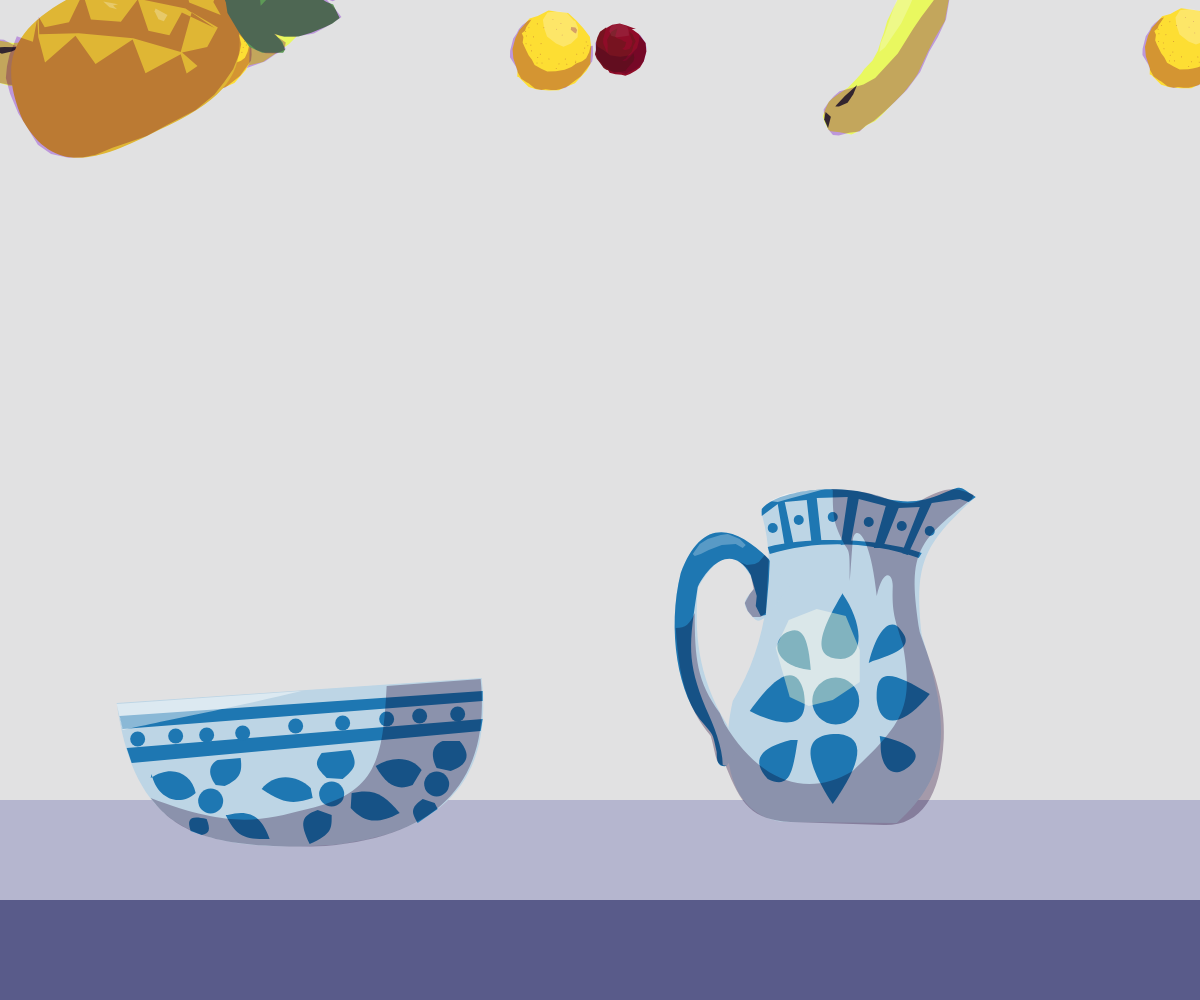
Frame 1 (no input)
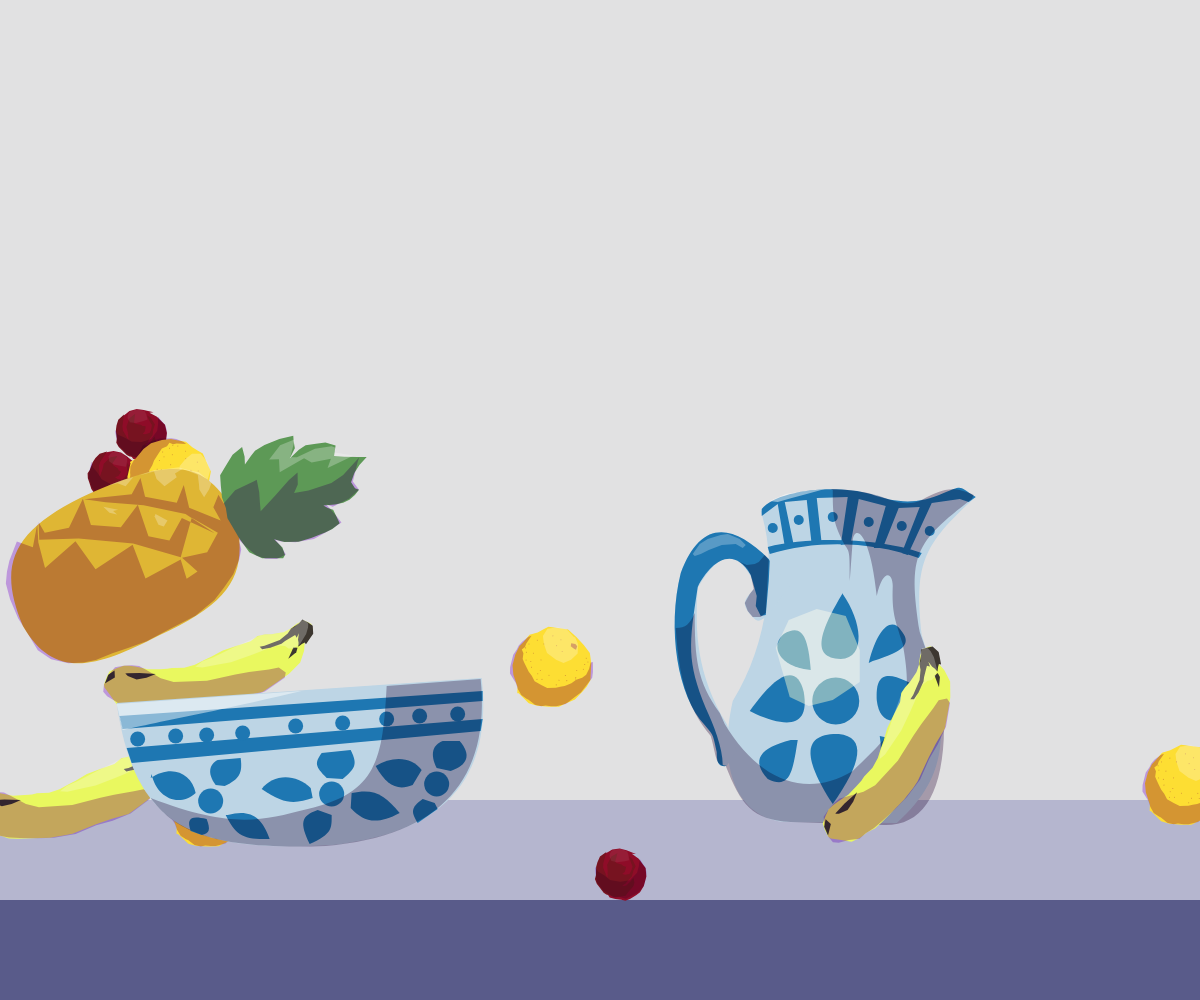
Frame 60 (no input)
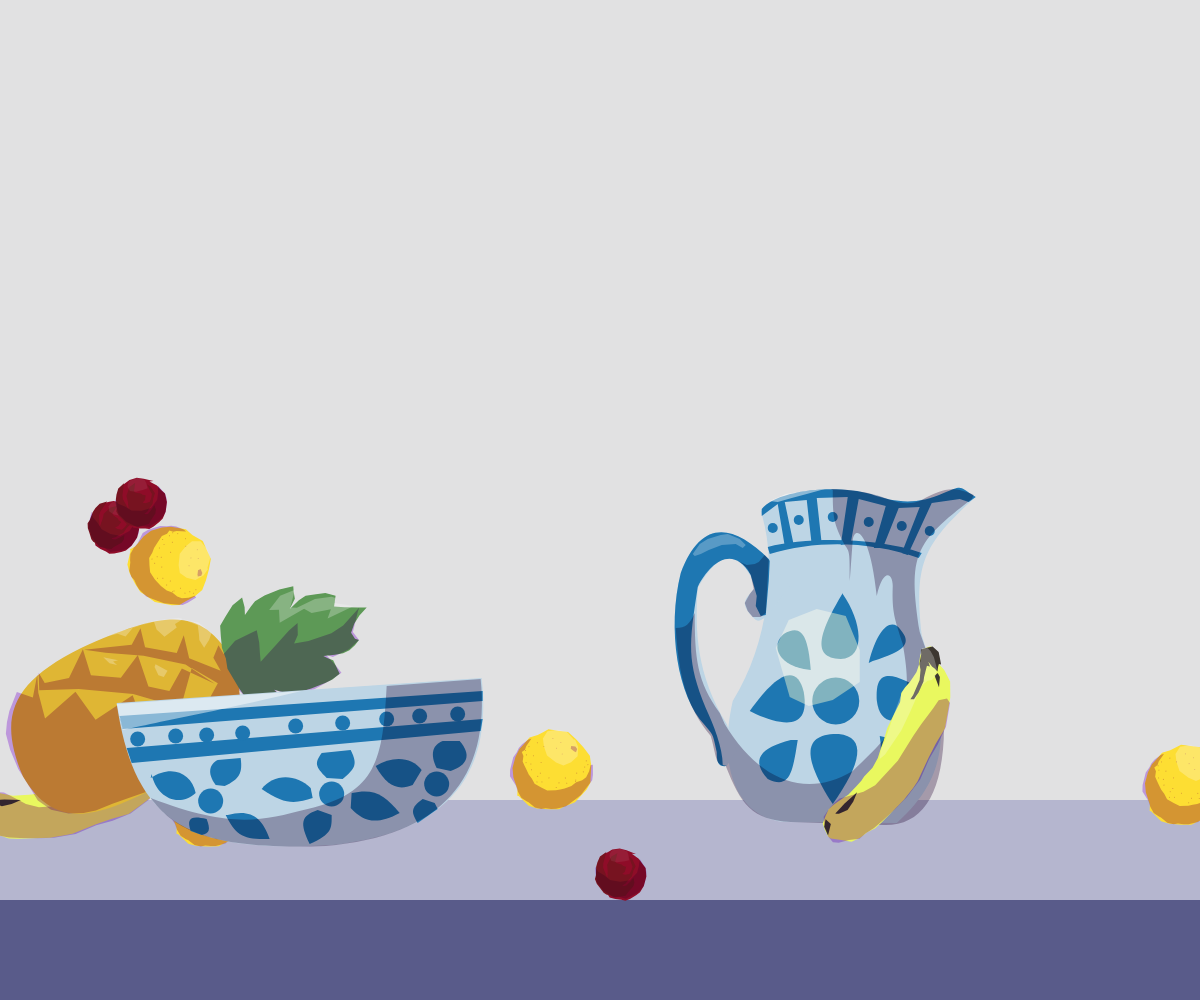
Frame 120 (the mouse pressed at the canvas centre since frame 60)

The p5.js sketch that drew these frames (run headless with seeded random() and noise() and a simulated clock; from frame 60 on, the mouse is pressed at the canvas centre):

// p5.js sketch
// ── sketch.js
let tipoF = ["abacaxi", "banana", "banana","banana", "ameixa","ameixa", "laranja", "laranja", "laranja"];
let frutas = [];
let hold, mouseXvel, mouseYvel;
let n = 0;
let bcont = 1;
let tx, jx;

function setup() {
  createCanvas(windowWidth,windowHeight);
  noStroke();
  jx = random(-150, width - 250);
  tx = random(-400, width - 650);

  for (let i = 0; i <12; i++) {
    let x = random(width);
    let y = 50;
    frutas[i] = new Fruta(tipoF[int(random(tipoF.length))], x, y);
  }
}

function draw() {
  
  
  
  fundo();
  translate(jx, height - height / 5 - 340);
  jarro();
  resetMatrix();
  for (let t of frutas) {
    if (hold) {
      mouseVel();
      t.mouseCheck();
    }

    if (!(hold && t.mouseHit())) {
      t.move();
    }
    t.display();
  }

  translate(tx, height - height / 5 - 480);
  tigela();
  resetMatrix();

  //clean();
}

function mousePressed() {
  hold = true;

  if (key == "v") {
    console.log(
      "vertex(" + (mouseX - width / 2) + "," + (mouseY - height / 2) + ");"
    );
  } else if (key == "b" && bcont < 3) {
    console.log(mouseX - width / 2 + "," + (mouseY - height / 2) + ",");
    bcont++;
  } else if (key == "b") {
    console.log(mouseX - width / 2 + "," + (mouseY - height / 2) + ");");
    bcont = 1;
  }
}

function mouseReleased() {
  hold = false;
}

function keyPressed() {
  if (key == "b") {
    console.log("bezierVertex(");
  }
}

function fundo() {
  rectMode(CORNER);
  background("#E1E1E2");
  fill("#B5B6CF");
  rect(0, height - height / 5, width, height - height / 7);
  fill("#595B8A");
  rect(0, height - height / 10, width, height - height / 10);
}

function mouseVel() {
  mouseXvel = mouseX - pmouseX;
  mouseYvel = mouseY - pmouseY;
}

class Fruta {
  constructor(tipo, px = random(width), py = 50) {
    noStroke();
    rectMode(CENTER);
    this.maxVel = 5.0;
    this.x = px;
    this.y = py;
    this.xVel = 0;
    this.yVel = random(this.maxVel);
    this.forca = 1.2;
    this.atrito = 0.5;
    this.g = 0.5;
    this.r = random(2);

    this.base = random(height - height / 5, height - height / 10);
    this.tipo = tipo;

    if (tipo == "banana") {
      this.l = 50;
      this.a = 150;
      this.cor = "#FFEB3B";
      this.isCirc = false;
    } else if (tipo == "ameixa") {
      this.l = 50;
      this.cor = "#5A114C";
      this.isCirc = true;
    } else if (tipo == "laranja") {
      this.l = 75;
      this.cor = "#FFC107";
      this.isCirc = true;
    } else if (tipo == "abacaxi") {
      this.l = 150;
      this.a = 250;
      this.cor = "#FF9800";
      this.isCirc = false;
    }
  }

  display() {
    rectMode(CENTER);
    translate(this.x, this.y);
    rotate(this.r);
    if (this.tipo == "banana") {
      banana();
      this.isCirc = false;
    } else if (this.tipo == "ameixa") {
      ameixa();
      this.isCirc = true;
    } else if (this.tipo == "laranja") {
      laranja();
      this.isCirc = true;
    } else if (this.tipo == "abacaxi") {
      abacaxi();
      this.isCirc = false;
    }
    resetMatrix();
  }

  move() {
    if (this.isCirc) {
      if (
        (this.x >= width - this.l / 2 && this.xVel > 0) ||
        (this.x <= this.l / 2 && this.xVel < 0)
      ) {
        this.xVel *= -1 * this.atrito;
        this.x += this.xVel;
      } else if (
        (this.y >= this.base - this.l / 2 && this.yVel > 0) ||
        (this.y <= this.l / 2 && this.yVel < 0)
      ) {
        this.yVel *= -1 * this.atrito;
        this.y += this.yVel;
      }

      if (this.frutasCheck() && this.y > 120) {
        this.yVel *= -1 * this.atrito;
        this.y += this.yVel;
        this.xVel *= -1 * this.atrito;
        this.x += this.xVel;
      }

      if (this.y <= this.base - this.l / 2 + 2 && !this.frutasCheck()) {
        this.yVel += this.g;
        this.y += this.yVel;
        this.x += this.xVel;
      }
    } else {
      if (
        (this.x >= width - this.l / 2 && this.xVel > 0) ||
        (this.x <= this.l / 2 && this.xVel < 0)
      ) {
        this.xVel *= -1 * this.atrito;
        this.x += this.xVel;
      } else if (
        (this.y >= this.base - this.a / 2 && this.yVel > 0) ||
        (this.y <= this.a / 2 && this.yVel < 0)
      ) {
        this.yVel *= -1 * this.atrito;
        this.y += this.yVel;
      }

      if (this.y <= this.base - this.a / 2 + 2) {
        this.yVel += this.g;
        this.y += this.yVel;
        this.x += this.xVel;
      }
    }
  }

  mouseHit() {
    //if(this.isCirc){
    return dist(this.x, this.y, mouseX, mouseY) <= this.l / 2;
    //     }else {
    //       return(mouseX < this.x + this.l/2 & mouseX> this.x - this.l/2 && mouseY < this.y + this.a/2 & mouseY> this.y - this.a/2);
    //     }
  }

  mouseCheck() {
    if (this.mouseHit()) {
      if (this.y <= this.base) {
        this.y = mouseY;
      }

      this.r += map(noise(7 + n / 100), 0, 1, -0.1, 0.1);
      n++;
      this.x = mouseX;
      this.xVel = this.forca * mouseXvel;
      this.yVel = this.forca * mouseYvel;
    }
  }

  frutasCheck() {
    let over = false;
    for (let b of frutas) {
      if (
        (this.x & this.y) !== (b.x & b.y) &&
        dist(this.x, this.y, b.x, b.y) <= this.l / 2 + b.l / 2
      ) {
        if (this.y > 100 && this.y < b.y) {
          over = true;
          return true;
        } else {
          over = false;
        }
      }
    }
    if (!over) {
      return false;
    }
  }
}

// ── desenhos.js
function tigela() {
    noStroke();
    fill("#BDD5E5");
    beginShape(TESS);
    vertex(320, 383);
    vertex(685, 358);
    bezierVertex(698, 474, 630, 514, 536, 525);
    bezierVertex(396, 533, 338, 508, 320, 383);
    endShape(CLOSE);
  
    fill("#1E77B2");
    beginShape(TESS);
    vertex(320, 383);
    vertex(323, 396);
    vertex(686, 371);
    vertex(686, 381);
    vertex(326, 409);
    endShape(CLOSE);
  
    fill("#1E77B2");
    beginShape(TESS);
    vertex(330, 428);
    vertex(686, 399);
    vertex(684, 411);
    vertex(335, 443);
    endShape(CLOSE);
  
    circle(341, 419, 15);
    circle(379, 416, 15);
    circle(410, 415, 15);
    circle(446, 413, 15);
    circle(499, 406, 15);
    circle(546, 403, 15);
    circle(590, 399, 15);
    circle(623, 396, 15);
    circle(661, 394, 15);
  
    circle(414, 481, 25);
    circle(535, 474, 25);
    circle(640, 464, 25);
  
    beginShape(TESS);
    vertex(354, 458);
    bezierVertex(375, 444, 395, 453, 399, 473);
    bezierVertex(381, 489, 359, 476, 355, 454);
    endShape(CLOSE);
  
    beginShape(TESS);
    vertex(394, 511);
    bezierVertex(390, 499, 393, 495, 410, 499);
    bezierVertex(414, 510, 413, 513, 405, 515);
    endShape(CLOSE);
  
    beginShape(TESS);
    vertex(431, 495);
    bezierVertex(453, 489, 465, 496, 473, 519);
    bezierVertex(446, 520, 439, 515, 429, 495);
    endShape(CLOSE);
  
    beginShape(TESS);
    vertex(419, 465);
    bezierVertex(410, 453, 413, 444, 421, 440);
    vertex(444, 438);
    bezierVertex(446, 453, 443, 459, 428, 466);
    endShape(CLOSE);
  
    beginShape(TESS);
    vertex(514, 468);
    bezierVertex(499, 453, 476, 454, 465, 469);
    bezierVertex(489, 486, 500, 483, 516, 478);
    endShape(CLOSE);
  
    beginShape(TESS);
    vertex(521, 490);
    bezierVertex(504, 496, 503, 503, 513, 524);
    bezierVertex(536, 514, 535, 508, 535, 495);
    endShape(CLOSE);
  
    beginShape(TESS);
    vertex(555, 473);
    bezierVertex(578, 468, 588, 475, 603, 493);
    bezierVertex(579, 506, 566, 501, 554, 488);
    endShape(CLOSE);
  
    beginShape(TESS);
    vertex(530, 458);
    bezierVertex(518, 446, 518, 443, 525, 433);
    vertex(554, 430);
    bezierVertex(561, 444, 559, 448, 546, 459);
    endShape(CLOSE);
  
    beginShape(TESS);
    vertex(625, 450);
    bezierVertex(615, 436, 595, 436, 579, 446);
    bezierVertex(590, 466, 601, 471, 616, 465);
    endShape(CLOSE);
  
    beginShape(TESS);
    vertex(626, 479);
    bezierVertex(613, 488, 615, 493, 621, 503);
    vertex(641, 489);
    vertex(638, 483);
    endShape(CLOSE);
  
    beginShape(TESS);
    vertex(640, 448);
    bezierVertex(633, 434, 636, 425, 646, 421);
    vertex(663, 421);
    bezierVertex(675, 435, 671, 445, 654, 451);
    endShape(CLOSE);
  
    blendMode(MULTIPLY);
    fill("#40204E5B");
    beginShape(TESS);
    vertex(684, 359);
    bezierVertex(694, 459, 645, 516, 529, 526);
    bezierVertex(414, 530, 378, 510, 354, 478);
    bezierVertex(435, 509, 464, 501, 511, 489);
    bezierVertex(581, 473, 586, 439, 590, 366);
    endShape(CLOSE);
    blendMode(BLEND);
  
    blendMode(HARD_LIGHT);
    fill("#FFFFFF7A");
    beginShape(TESS);
    vertex(505, 371);
    bezierVertex(421, 391, 390, 396, 326, 410);
    vertex(320, 384);
    endShape(CLOSE);
    blendMode(BLEND);
  }
  
  function jarro() {
    noStroke();
    fill("#BDD5E5");
    beginShape(TESS);
    endShape(CLOSE);
  
    blendMode(MULTIPLY);
    fill("#1E77B2");
    beginShape(TESS);
    endShape(CLOSE);
    blendMode(BLEND);
  
    fill("#BDD5E5");
    beginShape(TESS);
    vertex(125, 51);
    bezierVertex(174, 28, 187, 27, 241, 35);
    bezierVertex(264, 44, 271, 44, 305, 35);
    bezierVertex(300, 37, 322, 25, 340, 37);
    bezierVertex(285, 86, 279, 106, 286, 175);
    bezierVertex(315, 267, 315, 315, 261, 363);
    vertex(151, 362);
    bezierVertex(107, 360, 80, 316, 97, 241);
    bezierVertex(134, 182, 140, 104, 127, 58);
    endShape(CLOSE);
  
    fill("#BDD5E5");
    beginShape(TESS);
    vertex(133, 99);
    bezierVertex(97, 63, 65, 59, 45, 113);
    bezierVertex(31, 169, 42, 237, 69, 265);
    bezierVertex(77, 275, 77, 272, 81, 292);
    bezierVertex(81, 302, 82, 307, 91, 306);
    vertex(101, 291);
    vertex(91, 264);
    bezierVertex(61, 215, 59, 172, 62, 128);
    bezierVertex(84, 89, 104, 89, 120, 127);
    bezierVertex(108, 140, 106, 143, 114, 154);
    bezierVertex(122, 162, 121, 163, 132, 156);
    vertex(154, 126);
    endShape(CLOSE);
  
    fill("#1E77B2");
    beginShape(TESS);
    vertex(134, 94);
    bezierVertex(181, 80, 234, 81, 283, 98);
    vertex(286, 93);
    bezierVertex(240, 77, 171, 77, 132, 87);
    endShape(CLOSE);
  
    fill("#1E77B2");
    beginShape(TESS);
    vertex(126, 56);
    vertex(142, 44);
    vertex(149, 86);
    vertex(158, 85);
    vertex(149, 42);
    vertex(171, 40);
    vertex(176, 85);
    vertex(186, 84);
    vertex(181, 38);
    vertex(212, 37);
    vertex(205, 85);
    vertex(215, 83);
    vertex(223, 39);
    vertex(250, 46);
    vertex(238, 88);
    vertex(247, 88);
    vertex(263, 48);
    vertex(284, 47);
    vertex(266, 93);
    vertex(272, 95);
    vertex(296, 43);
    vertex(324, 39);
    vertex(333, 42);
    vertex(340, 37);
    bezierVertex(322, 26, 328, 25, 308, 33);
    bezierVertex(282, 45, 260, 43, 235, 34);
    bezierVertex(200, 24, 141, 30, 126, 49);
    endShape(CLOSE);
  
    fill("#1E77B2");
    ellipse(294, 71, 10);
    ellipse(266, 66, 10);
    ellipse(233, 62, 10);
    ellipse(197, 57, 10);
    ellipse(163, 60, 10);
    ellipse(137, 68, 10);
    ellipse(200, 241, 47);
  
    fill("#1E77B2");
    beginShape(TESS);
    vertex(133, 99);
    bezierVertex(97, 63, 65, 59, 45, 113);
    bezierVertex(31, 169, 42, 237, 69, 265);
    bezierVertex(77, 275, 77, 272, 81, 292);
    bezierVertex(81, 302, 82, 307, 91, 306);
    vertex(87, 305);
    bezierVertex(87, 288, 78, 265, 70, 248);
    bezierVertex(51, 201, 53, 185, 62, 127);
    bezierVertex(74, 103, 97, 84, 115, 115);
    vertex(121, 136);
    vertex(120, 146);
    vertex(125, 156);
    vertex(130, 155);
    vertex(133, 121);
    vertex(134, 101);
  
    endShape(CLOSE);
  
    fill("#1E77B2");
    beginShape(TESS);
    vertex(207, 134);
    bezierVertex(226, 161, 231, 198, 205, 199);
    bezierVertex(174, 198, 185, 170, 207, 133);
    endShape(CLOSE);
  
    fill("#1E77B2");
    beginShape(TESS);
    vertex(233, 203);
    bezierVertex(242, 167, 256, 157, 265, 170);
    bezierVertex(276, 183, 270, 191, 237, 201);
    endShape(CLOSE);
  
    fill("#1E77B2");
    beginShape(TESS);
    vertex(294, 234);
    bezierVertex(259, 213, 239, 205, 241, 240);
    bezierVertex(244, 267, 264, 268, 290, 239);
    endShape(CLOSE);
  
    fill("#1E77B2");
    beginShape(TESS);
    vertex(244, 276);
    bezierVertex(275, 283, 289, 293, 274, 306);
    bezierVertex(254, 323, 244, 302, 245, 284);
    endShape(CLOSE);
  
    fill("#1E77B2");
    beginShape(TESS);
    vertex(197, 344);
    bezierVertex(226, 303, 231, 277, 203, 274);
    bezierVertex(163, 273, 171, 302, 193, 338);
    endShape(CLOSE);
  
    fill("#1E77B2");
    beginShape(TESS);
    vertex(162, 280);
    bezierVertex(157, 311, 155, 330, 132, 319);
    bezierVertex(115, 300, 124, 288, 155, 280);
    endShape(CLOSE);
  
    fill("#1E77B2");
    beginShape(TESS);
    vertex(114, 251);
    bezierVertex(141, 213, 161, 203, 168, 232);
    bezierVertex(174, 267, 152, 268, 120, 254);
    endShape(CLOSE);
  
    fill("#1E77B2");
    beginShape(TESS);
    vertex(175, 210);
    bezierVertex(172, 171, 164, 165, 148, 174);
    bezierVertex(136, 184, 140, 203, 168, 209);
    endShape(CLOSE);
  
    blendMode(MULTIPLY);
    fill("#40204E5B");
    beginShape(TESS);
    vertex(197, 30);
    bezierVertex(197, 58, 198, 64, 209, 85);
    bezierVertex(214, 92, 214, 92, 214, 121);
    vertex(217, 80);
    bezierVertex(219, 65, 234, 70, 241, 136);
    bezierVertex(247, 108, 257, 112, 257, 126);
    bezierVertex(256, 152, 259, 159, 267, 184);
    bezierVertex(278, 246, 269, 262, 217, 311);
    bezierVertex(169, 340, 122, 319, 89, 264);
    vertex(84, 253);
    bezierVertex(61, 221, 59, 198, 59, 153);
    bezierVertex(54, 164, 50, 168, 40, 168);
    bezierVertex(43, 217, 51, 247, 75, 276);
    bezierVertex(81, 297, 79, 305, 90, 306);
    bezierVertex(105, 344, 116, 360, 155, 362);
    vertex(248, 365);
    bezierVertex(284, 366, 305, 339, 308, 279);
    bezierVertex(310, 241, 297, 209, 284, 172);
    bezierVertex(272, 94, 279, 83, 336, 39);
    vertex(338, 35);
    bezierVertex(317, 25, 306, 29, 286, 40);
    bezierVertex(275, 45, 266, 44, 252, 39);
    bezierVertex(230, 31, 217, 30, 195, 29);
    endShape(CLOSE);
    blendMode(BLEND);
  
    blendMode(MULTIPLY);
    fill("#40204E5B");
    beginShape(TESS);
    vertex(133, 100);
    vertex(130, 153);
    vertex(125, 157);
    vertex(117, 157);
    vertex(112, 151);
    vertex(109, 143);
    vertex(114, 134);
    vertex(118, 129);
    vertex(115, 115);
    vertex(112, 109);
    vertex(107, 104);
    vertex(102, 101);
    vertex(111, 105);
    vertex(119, 104);
    vertex(123, 102);
    vertex(129, 95);
    endShape(CLOSE);
    blendMode(BLEND);
  
    blendMode(HARD_LIGHT);
    fill("#FFFFFF7A");
    beginShape(TESS);
    vertex(134, 41);
    vertex(150, 34);
    vertex(169, 31);
    vertex(189, 29);
    vertex(171, 34);
    vertex(156, 38);
    vertex(142, 42);
    endShape(CLOSE);
    blendMode(BLEND);
  
    blendMode(HARD_LIGHT);
    fill("#FEFFB170");
    beginShape(TESS);
    vertex(153, 160);
    vertex(181, 149);
    vertex(210, 156);
    vertex(224, 190);
    vertex(224, 222);
    vertex(197, 240);
    vertex(173, 246);
    vertex(154, 237);
    vertex(140, 188);
    endShape(CLOSE);
    blendMode(BLEND);
  
    blendMode(HARD_LIGHT);
    fill("#FFFFFF42");
    beginShape(TESS);
    vertex(92, 74);
    vertex(104, 79);
    vertex(110, 85);
    vertex(107, 88);
    vertex(100, 84);
    vertex(86, 85);
    vertex(73, 90);
    vertex(65, 94);
    vertex(59, 96);
    vertex(57, 94);
    vertex(64, 84);
    vertex(72, 79);
    vertex(85, 75);
    endShape(CLOSE);
    blendMode(BLEND);
  }
  
  function abacaxi() {
    noStroke();
    fill("#DFB634");
    beginShape(TESS);
    vertex(0, -103);
    bezierVertex(58, -89, 77, -65, 76, 18);
    bezierVertex(78, 88, 72, 132, 9, 137);
    bezierVertex(-56, 134, -81, 107, -82, 29);
    bezierVertex(-80, -71, -64, -97, -4, -103);
    endShape(CLOSE);
  
    noStroke();
    fill("#5D9956");
    beginShape(TESS);
    vertex(0, -94);
    vertex(23, -96);
    vertex(40, -99);
    vertex(45, -103);
    vertex(51, -108);
    vertex(60, -127);
    vertex(58, -130);
    vertex(50, -131);
    vertex(39, -127);
    vertex(46, -135);
    vertex(52, -148);
    vertex(54, -161);
    vertex(55, -176);
    vertex(55, -184);
    vertex(53, -193);
    vertex(45, -193);
    vertex(38, -193);
    vertex(34, -189);
    vertex(30, -186);
    vertex(34, -197);
    vertex(36, -205);
    vertex(36, -212);
    vertex(34, -219);
    vertex(31, -225);
    vertex(28, -222);
    vertex(21, -221);
    vertex(14, -228);
    vertex(9, -236);
    vertex(5, -246);
    vertex(1, -238);
    vertex(-5, -226);
    vertex(-10, -217);
    vertex(-19, -223);
    vertex(-26, -215);
    vertex(-29, -206);
    vertex(-32, -196);
    vertex(-31, -188);
    vertex(-27, -176);
    vertex(-34, -185);
    vertex(-41, -187);
    vertex(-46, -189);
    vertex(-49, -175);
    vertex(-50, -159);
    vertex(-49, -148);
    vertex(-46, -142);
    vertex(-41, -133);
    vertex(-48, -136);
    vertex(-58, -138);
    vertex(-55, -126);
    vertex(-48, -115);
    vertex(-42, -106);
    vertex(-32, -102);
    vertex(-21, -98);
    vertex(-10, -97);
    endShape(CLOSE);
  
    blendMode(MULTIPLY);
    fill("#9F3AEC6D");
    beginShape(TESS);
    vertex(4, -237);
    vertex(21, -223);
    vertex(31, -225);
    vertex(35, -212);
    vertex(35, -203);
    vertex(35, -194);
    vertex(30, -189);
    vertex(44, -193);
    vertex(53, -195);
    vertex(55, -182);
    vertex(56, -163);
    vertex(51, -145);
    vertex(44, -132);
    vertex(40, -128);
    vertex(48, -130);
    vertex(58, -131);
    vertex(58, -121);
    vertex(53, -111);
    vertex(46, -104);
    vertex(33, -98);
    vertex(24, -95);
    vertex(34, -93);
    vertex(42, -87);
    vertex(53, -75);
    vertex(61, -61);
    vertex(68, -47);
    vertex(74, -23);
    vertex(75, 8);
    vertex(76, 32);
    vertex(74, 51);
    vertex(72, 68);
    vertex(71, 86);
    vertex(68, 98);
    vertex(62, 112);
    vertex(51, 126);
    vertex(37, 134);
    vertex(18, 136);
    vertex(0, 138);
    vertex(-21, 137);
    vertex(-37, 134);
    vertex(-47, 128);
    vertex(-56, 121);
    vertex(-70, 106);
    vertex(-58, 94);
    vertex(-77, 80);
    vertex(-60, 87);
    vertex(-34, 92);
    vertex(-45, 53);
    vertex(-11, 47);
    vertex(-17, 3);
    vertex(19, 6);
    vertex(17, -34);
    vertex(37, -31);
    vertex(35, -44);
    vertex(16, -36);
    vertex(22, -61);
    vertex(9, -79);
    vertex(-16, -62);
    vertex(15, -35);
    vertex(-18, 2);
    vertex(-46, 49);
    vertex(-62, 85);
    vertex(-78, 78);
    vertex(-66, 77);
    vertex(-60, 53);
    vertex(-80, 28);
    vertex(-53, 32);
    vertex(-38, 6);
    vertex(-51, -19);
    vertex(-18, -15);
    vertex(-5, -32);
    vertex(-20, -53);
    vertex(8, -76);
    vertex(-22, -58);
    vertex(-48, -24);
    vertex(-67, 9);
    vertex(-79, 27);
    vertex(-63, -18);
    vertex(-74, -33);
    vertex(-55, -29);
    vertex(-36, -55);
    vertex(-49, -69);
    vertex(-26, -64);
    vertex(-1, -87);
    vertex(-16, -86);
    vertex(-25, -96);
    vertex(-15, -97);
    vertex(-22, -113);
    vertex(-22, -134);
    vertex(-22, -137);
    vertex(-10, -134);
    vertex(0, -130);
    vertex(8, -127);
    vertex(0, -147);
    vertex(-8, -166);
    vertex(-11, -177);
    vertex(0, -172);
    vertex(6, -165);
    vertex(10, -179);
    vertex(13, -203);
    vertex(11, -217);
    vertex(2, -239);
    vertex(19, -223);
    endShape(CLOSE);
    blendMode(BLEND);
  
    blendMode(HARD_LIGHT);
    fill("#FFFFFF42");
    beginShape(TESS);
    vertex(-2, -235);
    vertex(-2, -206);
    vertex(-9, -213);
    vertex(-14, -194);
    vertex(-21, -189);
    vertex(-19, -161);
    vertex(-31, -166);
    vertex(-35, -157);
    vertex(-43, -173);
    vertex(-42, -189);
    vertex(-28, -177);
    vertex(-25, -183);
    vertex(-25, -203);
    vertex(-20, -219);
    vertex(-17, -222);
    vertex(-13, -219);
    endShape(CLOSE);
    blendMode(BLEND);
  
    blendMode(HARD_LIGHT);
    fill("#FFFFFF42");
    beginShape(TESS);
    vertex(-79, -10);
    vertex(-73, -16);
    vertex(-78, -27);
    vertex(-74, -48);
    vertex(-66, -47);
    vertex(-56, -51);
    vertex(-59, -66);
    vertex(-63, -66);
    vertex(-64, -75);
    vertex(-52, -86);
    vertex(-43, -83);
    vertex(-38, -81);
    vertex(-29, -82);
    vertex(-34, -90);
    vertex(-39, -95);
    vertex(-54, -88);
    vertex(-60, -80);
    vertex(-67, -72);
    vertex(-71, -60);
    vertex(-75, -49);
    vertex(-77, -31);
    vertex(-80, -15);
    vertex(-81, 0);
    endShape(CLOSE);
    blendMode(BLEND);
  
    blendMode(HARD_LIGHT);
    fill("#FFFFFF42");
    beginShape(TESS);
    vertex(-33, -29);
    vertex(-24, -29);
    vertex(-20, -33);
    vertex(-24, -39);
    vertex(-35, -31);
    endShape(CLOSE);
    blendMode(BLEND);
  
    blendMode(HARD_LIGHT);
    fill("#FFFFFF42");
    beginShape(TESS);
  
    vertex(-56, 6);
    vertex(-55, 1);
    vertex(-64, 13);
    vertex(-56, 10);
    vertex(-51, 4);
    endShape(CLOSE);
    blendMode(BLEND);
  }
  
  function banana() {
    noStroke();
    fill("#BDD5E5");
    beginShape(TESS);
    endShape(CLOSE);
  
    blendMode(MULTIPLY);
    fill("#1E77B2");
    beginShape(TESS);
    endShape(CLOSE);
    blendMode(BLEND);
  
    noStroke();
    fill("#E9F85F");
    beginShape(TESS);
    vertex(-44, -106);
    vertex(-39, -113);
    vertex(-34, -113);
    vertex(-28, -111);
    vertex(-23, -106);
    vertex(-22, -103);
    vertex(-14, -101);
    vertex(-3, -95);
    vertex(6, -82);
    vertex(12, -69);
    vertex(19, -53);
    vertex(20, -35);
    vertex(22, -19);
    vertex(26, 6);
    vertex(26, 14);
    vertex(25, 29);
    vertex(22, 45);
    vertex(19, 61);
    vertex(17, 69);
    vertex(13, 76);
    vertex(10, 85);
    vertex(5, 93);
    vertex(-6, 98);
    vertex(-14, 102);
    vertex(-17, 102);
    vertex(-24, 98);
    vertex(-29, 94);
    vertex(-31, 86);
    vertex(-32, 79);
    vertex(-31, 74);
    vertex(-29, 68);
    vertex(-24, 56);
    vertex(-22, 44);
    vertex(-21, 37);
    vertex(-21, 32);
    vertex(-19, 20);
    vertex(-20, 9);
    vertex(-23, -1);
    vertex(-25, -9);
    vertex(-29, -21);
    vertex(-31, -35);
    vertex(-33, -50);
    vertex(-37, -58);
    vertex(-37, -65);
    vertex(-36, -72);
    vertex(-36, -79);
    vertex(-36, -84);
    vertex(-38, -91);
    vertex(-42, -99);
    endShape(CLOSE);
  
    noStroke();
    fill("#3D3730");
    beginShape(TESS);
    vertex(-45, -105);
    vertex(-41, -110);
    vertex(-37, -114);
    vertex(-29, -113);
    vertex(-24, -108);
    vertex(-20, -104);
    vertex(-22, -103);
    vertex(-21, -100);
    vertex(-19, -96);
    vertex(-23, -97);
    vertex(-26, -97);
    vertex(-32, -99);
    vertex(-28, -96);
    vertex(-31, -95);
    vertex(-27, -84);
    vertex(-25, -80);
    vertex(-23, -68);
    vertex(-23, -60);
    vertex(-26, -58);
    vertex(-26, -63);
    vertex(-29, -79);
    vertex(-34, -88);
    vertex(-38, -92);
    vertex(-42, -101);
    endShape(CLOSE);
  
    noStroke();
    fill("#3D3730");
    beginShape(TESS);
    vertex(-29, 89);
    vertex(-22, 90);
    vertex(-18, 101);
    vertex(-26, 96);
    endShape(CLOSE);
  
    noStroke();
    fill("#3D3730");
    beginShape(TESS);
    vertex(-24, 77);
    vertex(-22, 65);
    vertex(-18, 49);
    vertex(-16, 59);
    vertex(-16, 69);
    vertex(-21, 77);
    vertex(-24, 79);
    endShape(CLOSE);
  
    noStroke();
    fill("#3D3730");
    beginShape(TESS);
    vertex(-19, -91);
    vertex(-9, -84);
    vertex(-14, -93);
    vertex(-18, -95);
    endShape(CLOSE);
  
    blendMode(MULTIPLY);
    fill("#9F3AEC6D");
    beginShape(TESS);
    vertex(-29, 64);
    vertex(-24, 58);
    vertex(-13, 45);
    vertex(-7, 33);
    vertex(-2, 0);
    vertex(-3, -29);
    vertex(-3, -43);
    vertex(-2, -63);
    vertex(-2, -73);
    vertex(4, -79);
    vertex(9, -77);
    vertex(19, -55);
    vertex(22, -36);
    vertex(23, -19);
    vertex(27, 3);
    vertex(26, 25);
    vertex(23, 41);
    vertex(19, 58);
    vertex(16, 69);
    vertex(12, 78);
    vertex(10, 86);
    vertex(2, 93);
    vertex(-5, 101);
    vertex(-10, 104);
    vertex(-17, 102);
    vertex(-21, 98);
    vertex(-25, 96);
    vertex(-28, 93);
    vertex(-32, 88);
    vertex(-32, 78);
    vertex(-31, 71);
    vertex(-29, 64);
    vertex(-27, 57);
    endShape(CLOSE);
    blendMode(BLEND);
  
    blendMode(HARD_LIGHT);
    fill("#FFFFFF42");
    beginShape(TESS);
    vertex(-22, 1);
    vertex(-18, 9);
    vertex(-16, 2);
    vertex(-16, -14);
    vertex(-16, -27);
    vertex(-19, -47);
    vertex(-21, -58);
    vertex(-23, -67);
    vertex(-24, -76);
    vertex(-22, -83);
    vertex(-19, -86);
    vertex(-18, -91);
    vertex(-21, -98);
    vertex(-30, -106);
    vertex(-36, -109);
    vertex(-40, -110);
    vertex(-45, -107);
    vertex(-43, -101);
    vertex(-39, -96);
    vertex(-36, -83);
    vertex(-36, -74);
    vertex(-37, -61);
    vertex(-35, -52);
    vertex(-30, -32);
    vertex(-24, -10);
  
    endShape(CLOSE);
    blendMode(BLEND);
  }
  
  function laranja() {
    noStroke();
    fill("#BDD5E5");
    beginShape(TESS);
    endShape(CLOSE);
  
    blendMode(MULTIPLY);
    fill("#1E77B2");
    beginShape(TESS);
    endShape(CLOSE);
    blendMode(BLEND);
  
    noStroke();
    fill("#FDDE33");
    beginShape(TESS);
    vertex(-8, 47);
    vertex(6, 45);
    vertex(13, 40);
    vertex(21, 31);
    vertex(27, 23);
    vertex(28, 18);
    vertex(31, 6);
    vertex(29, -6);
    vertex(28, -11);
    vertex(25, -18);
    vertex(19, -23);
    vertex(12, -29);
    vertex(3, -34);
    vertex(-7, -34);
    vertex(-18, -33);
    vertex(-29, -31);
    vertex(-36, -24);
    vertex(-43, -17);
    vertex(-44, -11);
    vertex(-45, -5);
    vertex(-48, 3);
    vertex(-46, 12);
    vertex(-45, 18);
    vertex(-41, 26);
    vertex(-34, 35);
    vertex(-26, 40);
    vertex(-14, 44);
    vertex(-9, 48);
    endShape(CLOSE);
  
    blendMode(MULTIPLY);
    fill("#9F3AEC6D");
    beginShape(TESS);
    vertex(12, -31);
    vertex(20, -25);
    vertex(24, -21);
    vertex(26, -14);
    vertex(29, -3);
    vertex(29, 5);
    vertex(29, 16);
    vertex(25, 25);
    vertex(22, 29);
    vertex(18, 33);
    vertex(16, 37);
    vertex(11, 41);
    vertex(3, 43);
    vertex(1, 44);
    vertex(-5, 46);
    vertex(-12, 45);
    vertex(-18, 43);
    vertex(-29, 42);
    vertex(-34, 38);
    vertex(-38, 33);
    vertex(-42, 28);
    vertex(-44, 22);
    vertex(-46, 18);
    vertex(-47, 13);
    vertex(-47, 5);
    vertex(-46, 2);
    vertex(-43, 11);
    vertex(-41, 14);
    vertex(-41, 18);
    vertex(-37, 19);
    vertex(-33, 23);
    vertex(-29, 24);
    vertex(-24, 25);
    vertex(-19, 26);
    vertex(-14, 26);
    vertex(-8, 27);
    vertex(-1, 24);
    vertex(5, 21);
    vertex(10, 14);
    vertex(12, 10);
    vertex(14, 6);
    vertex(16, -1);
    vertex(16, -7);
    vertex(18, -13);
    vertex(18, -18);
    vertex(15, -24);
    vertex(11, -29);
    endShape(CLOSE);
    blendMode(BLEND);
  
    blendMode(MULTIPLY);
    fill("#9F3AEC8E");
    beginShape(TESS);
    vertex(-13, -28);
    vertex(-16, -25);
    vertex(-14, -23);
    vertex(-10, -24);
    vertex(-8, -25);
    vertex(-10, -28);
    endShape(CLOSE);
    blendMode(BLEND);
  
    blendMode(MULTIPLY);
    stroke("#9F3AEC6D");
    point(-25, -19);
    point(-33, -15);
    point(-23, -12);
    point(-15, -13);
    point(-32, -3);
    point(-39, 0);
    point(-40, 14);
    point(-41, 9);
    point(-31, 11);
    point(-36, 16);
    point(-30, 21);
    point(-26, 18);
    point(-21, 21);
    point(-21, 9);
    point(-13, 16);
    point(-12, 20);
    point(-8, 24);
    point(-5, 20);
    point(-4, 12);
    point(8, 12);
    point(6, 7);
    point(6, -1);
    point(11, 1);
    point(15, -7);
    point(14, -8);
    point(9, -13);
    point(12, -19);
    point(9, -23);
    point(9, -27);
    point(5, -28);
    blendMode(BLEND);
    noStroke();
  
    blendMode(HARD_LIGHT);
    fill("#FFFFFF42");
    beginShape(TESS);
    vertex(-19, -32);
    vertex(-11, -30);
    vertex(-4, -24);
    vertex(-3, -15);
    vertex(-5, -7);
    vertex(-12, -3);
    vertex(-23, 0);
    vertex(-32, -3);
    vertex(-39, -7);
    vertex(-42, -15);
    vertex(-37, -24);
    vertex(-30, -30);
    vertex(-19, -31);
    endShape(CLOSE);
    blendMode(BLEND);
  }
  
  function ameixa() {
    noStroke();
    fill("#8F0C28");
    beginShape(TESS);
    endShape(CLOSE);
  
    blendMode(MULTIPLY);
    fill("#1E77B2");
    beginShape(TESS);
    endShape(CLOSE);
    blendMode(BLEND);
    
     noStroke();
    fill("#8F0C28");
    beginShape(TESS);
    vertex(-1,-24); 
  vertex(7,-21); 
  vertex(12,-17); 
  vertex(16,-14); 
  vertex(19,-6); 
  vertex(19,-1); 
  vertex(19,4); 
  vertex(17,11); 
  vertex(14,15); 
  vertex(9,20); 
  vertex(5,23); 
  vertex(1,23); 
  vertex(-5,24); 
  vertex(-11,24); 
  vertex(-15,20); 
  vertex(-20,17); 
  vertex(-24,13); 
  vertex(-30,5); 
  vertex(-30,0); 
  vertex(-30,-9); 
  vertex(-30,-13); 
  vertex(-27,-17); 
  vertex(-24,-20); 
  vertex(-21,-23); 
  vertex(-14,-26); 
  vertex(-7,-26); 
  vertex(3,-25);
    endShape(CLOSE);
    
    noStroke();
    fill("#771320");
    beginShape(TESS);
    vertex(-31,-13); 
  vertex(-32,-7); 
  vertex(-32,-2); 
  vertex(-30,6); 
  vertex(-30,10); 
  vertex(-27,14); 
  vertex(-23,17); 
  vertex(-18,21); 
  vertex(-15,22); 
  vertex(-12,22); 
  vertex(-6,22); 
  vertex(0,20); 
  vertex(4,18); 
  vertex(5,15); 
  vertex(9,7); 
  vertex(9,3); 
  vertex(7,-1); 
  vertex(5,3); 
  vertex(2,8); 
  vertex(0,9); 
  vertex(-2,9); 
  vertex(1,6); 
  vertex(2,3); 
  vertex(5,-2); 
  vertex(5,-8); 
  vertex(6,-13); 
  vertex(1,-19); 
  vertex(-3,-21); 
  vertex(0,-16); 
  vertex(3,-12); 
  vertex(3,-8); 
  vertex(2,-4); 
  vertex(-2,-2); 
  vertex(-5,-2); 
  vertex(-3,-5); 
  vertex(-3,-10); 
  vertex(-5,-10); 
  vertex(-6,-10); 
  vertex(-8,-11); 
  vertex(-13,-11); 
  vertex(-15,-12); 
  vertex(-15,-16); 
  vertex(-15,-21); 
  vertex(-17,-19); 
  vertex(-20,-16); 
  vertex(-22,-7); 
  vertex(-20,-2); 
  vertex(-18,6); 
  vertex(-15,8); 
  vertex(-19,5); 
  vertex(-25,-3); 
  vertex(-26,-7); 
  vertex(-26,-12); 
  vertex(-26,-19);
    endShape(CLOSE);
    
  
    blendMode(MULTIPLY);
    fill("#9F3AEC77");
    beginShape(TESS);
    vertex(8,-21); 
  vertex(9,-14); 
  vertex(9,-7); 
  vertex(4,2); 
  vertex(-5,6); 
  vertex(-15,7); 
  vertex(-22,4); 
  vertex(-29,2); 
  vertex(-33,-2); 
  vertex(-31,4); 
  vertex(-29,9); 
  vertex(-27,13); 
  vertex(-24,15); 
  vertex(-19,19); 
  vertex(-13,21); 
  vertex(-7,23); 
  vertex(-2,21); 
  vertex(5,21); 
  vertex(7,19); 
  vertex(14,13); 
  vertex(17,9); 
  vertex(19,4); 
  vertex(19,-4); 
  vertex(18,-10); 
  vertex(16,-14); 
    endShape(CLOSE);
    blendMode(BLEND);
    
    blendMode(HARD_LIGHT);
    fill("#FFFFFF11");
    beginShape(TESS);
    vertex(-13,-26); 
  vertex(-6,-25); 
  vertex(-4,-22); 
  vertex(-2,-17); 
  vertex(-6,-15); 
  vertex(-13,-12); 
  vertex(-19,-12); 
  vertex(-22,-16); 
  vertex(-22,-19); 
  vertex(-21,-22);
    endShape(CLOSE);
    blendMode(BLEND);
  }
  
  function clean() {
    rectMode(CENTER);
    translate(width / 2, height / 2);
    fill(0);
    rect(0, 0, width, height);
    stroke(255);
    line(-width / 2, 0, width / 2, 0);
    line(0, -height / 2, 0, height / 2);
  }
  
